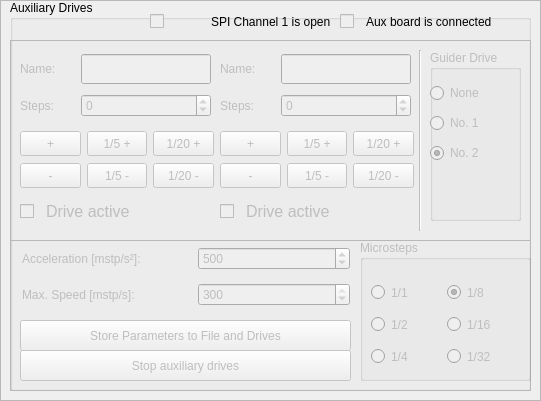
     <widget class="QFrame" name="frame_5">
      <property name="geometry">
       <rect>
        <x>220</x>
        <y>10</y>
        <width>541</width>
        <height>401</height>
       </rect>
      </property>
      <property name="frameShape">
       <enum>QFrame::StyledPanel</enum>
      </property>
      <property name="frameShadow">
       <enum>QFrame::Raised</enum>
      </property>
      <widget class="QGroupBox" name="gbAuxdrives">
       <property name="geometry">
        <rect>
         <x>10</x>
         <y>0</y>
         <width>521</width>
         <height>391</height>
        </rect>
       </property>
       <property name="title">
        <string>Auxiliary Drives</string>
       </property>
       <widget class="QFrame" name="fauxDrives">
        <property name="enabled">
         <bool>false</bool>
        </property>
        <property name="geometry">
         <rect>
          <x>0</x>
          <y>40</y>
          <width>521</width>
          <height>351</height>
         </rect>
        </property>
        <property name="frameShape">
         <enum>QFrame::StyledPanel</enum>
        </property>
        <property name="frameShadow">
         <enum>QFrame::Raised</enum>
        </property>
        <widget class="QPushButton" name="pbStoreAuxData">
         <property name="geometry">
          <rect>
           <x>10</x>
           <y>280</y>
           <width>331</width>
           <height>31</height>
          </rect>
         </property>
         <property name="text">
          <string>Store Parameters to File and Drives</string>
         </property>
        </widget>
        <widget class="QGroupBox" name="gb">
         <property name="geometry">
          <rect>
           <x>350</x>
           <y>200</y>
           <width>171</width>
           <height>141</height>
          </rect>
         </property>
         <property name="title">
          <string>Microsteps</string>
         </property>
         <widget class="QWidget" name="layoutWidget">
          <property name="geometry">
           <rect>
            <x>11</x>
            <y>39</y>
            <width>148</width>
            <height>92</height>
           </rect>
          </property>
          <layout class="QGridLayout" name="gridLayout_21">
           <item row="0" column="0">
            <widget class="QRadioButton" name="rbAuxMs1">
             <property name="minimumSize">
              <size>
               <width>70</width>
               <height>25</height>
              </size>
             </property>
             <property name="maximumSize">
              <size>
               <width>70</width>
               <height>16777215</height>
              </size>
             </property>
             <property name="text">
              <string>1/1</string>
             </property>
            </widget>
           </item>
           <item row="0" column="1">
            <widget class="QRadioButton" name="rbAuxMs8">
             <property name="minimumSize">
              <size>
               <width>70</width>
               <height>25</height>
              </size>
             </property>
             <property name="maximumSize">
              <size>
               <width>70</width>
               <height>16777215</height>
              </size>
             </property>
             <property name="text">
              <string>1/8</string>
             </property>
             <property name="checked">
              <bool>true</bool>
             </property>
            </widget>
           </item>
           <item row="1" column="0">
            <widget class="QRadioButton" name="rbAuxMs2">
             <property name="minimumSize">
              <size>
               <width>70</width>
               <height>25</height>
              </size>
             </property>
             <property name="maximumSize">
              <size>
               <width>70</width>
               <height>16777215</height>
              </size>
             </property>
             <property name="text">
              <string>1/2</string>
             </property>
            </widget>
           </item>
           <item row="1" column="1">
            <widget class="QRadioButton" name="rbAuxMs16">
             <property name="minimumSize">
              <size>
               <width>70</width>
               <height>25</height>
              </size>
             </property>
             <property name="maximumSize">
              <size>
               <width>70</width>
               <height>16777215</height>
              </size>
             </property>
             <property name="text">
              <string>1/16</string>
             </property>
            </widget>
           </item>
           <item row="2" column="0">
            <widget class="QRadioButton" name="rbAuxMs4">
             <property name="minimumSize">
              <size>
               <width>70</width>
               <height>25</height>
              </size>
             </property>
             <property name="maximumSize">
              <size>
               <width>70</width>
               <height>16777215</height>
              </size>
             </property>
             <property name="text">
              <string>1/4</string>
             </property>
            </widget>
           </item>
           <item row="2" column="1">
            <widget class="QRadioButton" name="rbAuxMs32">
             <property name="minimumSize">
              <size>
               <width>70</width>
               <height>25</height>
              </size>
             </property>
             <property name="maximumSize">
              <size>
               <width>70</width>
               <height>16777215</height>
              </size>
             </property>
             <property name="text">
              <string>1/32</string>
             </property>
             <property name="checked">
              <bool>false</bool>
             </property>
            </widget>
           </item>
          </layout>
         </widget>
        </widget>
        <widget class="QWidget" name="layoutWidget_22">
         <property name="geometry">
          <rect>
           <x>12</x>
           <y>200</y>
           <width>328</width>
           <height>74</height>
          </rect>
         </property>
         <layout class="QGridLayout" name="gridLayout_20">
          <item row="0" column="0">
           <widget class="QLabel" name="lAuxAcc">
            <property name="minimumSize">
             <size>
              <width>170</width>
              <height>0</height>
             </size>
            </property>
            <property name="maximumSize">
             <size>
              <width>170</width>
              <height>16777215</height>
             </size>
            </property>
            <property name="text">
             <string>Acceleration [mstp/s²]:</string>
            </property>
           </widget>
          </item>
          <item row="1" column="0">
           <widget class="QLabel" name="lAuxSpeed">
            <property name="minimumSize">
             <size>
              <width>170</width>
              <height>0</height>
             </size>
            </property>
            <property name="maximumSize">
             <size>
              <width>170</width>
              <height>16777215</height>
             </size>
            </property>
            <property name="text">
             <string>Max. Speed [mstp/s]:</string>
            </property>
           </widget>
          </item>
          <item row="0" column="1">
           <widget class="QSpinBox" name="sbAuxAcc">
            <property name="minimum">
             <number>50</number>
            </property>
            <property name="maximum">
             <number>5000</number>
            </property>
            <property name="singleStep">
             <number>50</number>
            </property>
            <property name="value">
             <number>500</number>
            </property>
           </widget>
          </item>
          <item row="1" column="1">
           <widget class="QSpinBox" name="sbAuxSpeed">
            <property name="minimum">
             <number>50</number>
            </property>
            <property name="maximum">
             <number>300</number>
            </property>
            <property name="singleStep">
             <number>50</number>
            </property>
            <property name="value">
             <number>300</number>
            </property>
           </widget>
          </item>
         </layout>
        </widget>
        <widget class="QPushButton" name="pbStopAuxDrives">
         <property name="geometry">
          <rect>
           <x>10</x>
           <y>310</y>
           <width>331</width>
           <height>31</height>
          </rect>
         </property>
         <property name="text">
          <string>Stop auxiliary drives</string>
         </property>
        </widget>
        <widget class="QFrame" name="fAuxDrGUI">
         <property name="geometry">
          <rect>
           <x>0</x>
           <y>0</y>
           <width>521</width>
           <height>201</height>
          </rect>
         </property>
         <property name="frameShape">
          <enum>QFrame::StyledPanel</enum>
         </property>
         <property name="frameShadow">
          <enum>QFrame::Raised</enum>
         </property>
         <widget class="QWidget" name="layoutWidget_15">
          <property name="geometry">
           <rect>
            <x>210</x>
            <y>10</y>
            <width>191</width>
            <height>72</height>
           </rect>
          </property>
          <layout class="QGridLayout" name="gridLayout_23">
           <item row="0" column="0">
            <widget class="QLabel" name="lNameAux2">
             <property name="text">
              <string>Name:</string>
             </property>
            </widget>
           </item>
           <item row="0" column="1">
            <widget class="QLineEdit" name="leNameAux2">
             <property name="minimumSize">
              <size>
               <width>130</width>
               <height>30</height>
              </size>
             </property>
             <property name="maximumSize">
              <size>
               <width>130</width>
               <height>30</height>
              </size>
             </property>
            </widget>
           </item>
           <item row="1" column="0">
            <widget class="QLabel" name="lAuxSteps2">
             <property name="text">
              <string>Steps:</string>
             </property>
            </widget>
           </item>
           <item row="1" column="1">
            <widget class="QSpinBox" name="sbStepsAux2">
             <property name="minimum">
              <number>-50000</number>
             </property>
             <property name="maximum">
              <number>50000</number>
             </property>
            </widget>
           </item>
          </layout>
         </widget>
         <widget class="QWidget" name="layoutWidget_16">
          <property name="geometry">
           <rect>
            <x>210</x>
            <y>90</y>
            <width>194</width>
            <height>61</height>
           </rect>
          </property>
          <layout class="QGridLayout" name="gridLayout_25">
           <item row="0" column="0">
            <widget class="QPushButton" name="pbFwdMovAux2">
             <property name="minimumSize">
              <size>
               <width>60</width>
               <height>25</height>
              </size>
             </property>
             <property name="maximumSize">
              <size>
               <width>16777215</width>
               <height>25</height>
              </size>
             </property>
             <property name="text">
              <string>+</string>
             </property>
            </widget>
           </item>
           <item row="0" column="1">
            <widget class="QPushButton" name="pbFwdMovAux2_Tenth">
             <property name="minimumSize">
              <size>
               <width>60</width>
               <height>25</height>
              </size>
             </property>
             <property name="text">
              <string>1/5 +</string>
             </property>
            </widget>
           </item>
           <item row="0" column="2">
            <widget class="QPushButton" name="pbFwdMovAux2_Thirth">
             <property name="minimumSize">
              <size>
               <width>60</width>
               <height>25</height>
              </size>
             </property>
             <property name="text">
              <string>1/20 +</string>
             </property>
            </widget>
           </item>
           <item row="1" column="0">
            <widget class="QPushButton" name="pbBwdMovAux2">
             <property name="minimumSize">
              <size>
               <width>60</width>
               <height>25</height>
              </size>
             </property>
             <property name="maximumSize">
              <size>
               <width>16777215</width>
               <height>25</height>
              </size>
             </property>
             <property name="text">
              <string>-</string>
             </property>
            </widget>
           </item>
           <item row="1" column="1">
            <widget class="QPushButton" name="pbBwdMovAux2_Tenth">
             <property name="minimumSize">
              <size>
               <width>60</width>
               <height>25</height>
              </size>
             </property>
             <property name="text">
              <string>1/5 -</string>
             </property>
            </widget>
           </item>
           <item row="1" column="2">
            <widget class="QPushButton" name="pbBwdMovAux2_Thirth">
             <property name="minimumSize">
              <size>
               <width>60</width>
               <height>25</height>
              </size>
             </property>
             <property name="text">
              <string>1/20 -</string>
             </property>
            </widget>
           </item>
          </layout>
         </widget>
         <widget class="QWidget" name="layoutWidget_17">
          <property name="geometry">
           <rect>
            <x>10</x>
            <y>10</y>
            <width>191</width>
            <height>72</height>
           </rect>
          </property>
          <layout class="QGridLayout" name="gridLayout_22">
           <item row="0" column="0">
            <widget class="QLabel" name="lNameAux1">
             <property name="text">
              <string>Name:</string>
             </property>
            </widget>
           </item>
           <item row="0" column="1">
            <widget class="QLineEdit" name="leNameAux1">
             <property name="minimumSize">
              <size>
               <width>130</width>
               <height>30</height>
              </size>
             </property>
             <property name="maximumSize">
              <size>
               <width>130</width>
               <height>30</height>
              </size>
             </property>
            </widget>
           </item>
           <item row="1" column="0">
            <widget class="QLabel" name="lAuxSteps1">
             <property name="text">
              <string>Steps:</string>
             </property>
            </widget>
           </item>
           <item row="1" column="1">
            <widget class="QSpinBox" name="sbStepsAux1">
             <property name="minimum">
              <number>-50000</number>
             </property>
             <property name="maximum">
              <number>50000</number>
             </property>
            </widget>
           </item>
          </layout>
         </widget>
         <widget class="QWidget" name="layoutWidget_18">
          <property name="geometry">
           <rect>
            <x>210</x>
            <y>160</y>
            <width>110</width>
            <height>23</height>
           </rect>
          </property>
          <layout class="QHBoxLayout" name="horizontalLayout_22">
           <item>
            <widget class="QCheckBox" name="cbAuxDr2Active">
             <property name="enabled">
              <bool>false</bool>
             </property>
             <property name="text">
              <string/>
             </property>
            </widget>
           </item>
           <item>
            <widget class="QLabel" name="lDr2Act">
             <property name="font">
              <font>
               <pointsize>12</pointsize>
              </font>
             </property>
             <property name="text">
              <string>Drive active</string>
             </property>
            </widget>
           </item>
          </layout>
         </widget>
         <widget class="QGroupBox" name="gbSelectGuiderFocusMotor">
          <property name="geometry">
           <rect>
            <x>420</x>
            <y>10</y>
            <width>91</width>
            <height>171</height>
           </rect>
          </property>
          <property name="title">
           <string>Guider Drive</string>
          </property>
          <widget class="QRadioButton" name="rbNoFinderFocuser">
           <property name="geometry">
            <rect>
             <x>0</x>
             <y>30</y>
             <width>71</width>
             <height>26</height>
            </rect>
           </property>
           <property name="text">
            <string>None</string>
           </property>
           <property name="checked">
            <bool>false</bool>
           </property>
          </widget>
          <widget class="QRadioButton" name="rbNo1FinderFocuser">
           <property name="geometry">
            <rect>
             <x>0</x>
             <y>60</y>
             <width>71</width>
             <height>26</height>
            </rect>
           </property>
           <property name="text">
            <string>No. 1</string>
           </property>
          </widget>
          <widget class="QRadioButton" name="rbNo2FinderFocuser">
           <property name="geometry">
            <rect>
             <x>0</x>
             <y>90</y>
             <width>71</width>
             <height>26</height>
            </rect>
           </property>
           <property name="text">
            <string>No. 2</string>
           </property>
           <property name="checked">
            <bool>true</bool>
           </property>
          </widget>
         </widget>
         <widget class="QWidget" name="layoutWidget_19">
          <property name="geometry">
           <rect>
            <x>10</x>
            <y>160</y>
            <width>110</width>
            <height>23</height>
           </rect>
          </property>
          <layout class="QHBoxLayout" name="horizontalLayout_21">
           <item>
            <widget class="QCheckBox" name="cbAuxDr1Active">
             <property name="enabled">
              <bool>false</bool>
             </property>
             <property name="text">
              <string/>
             </property>
            </widget>
           </item>
           <item>
            <widget class="QLabel" name="lDr1Act">
             <property name="font">
              <font>
               <pointsize>12</pointsize>
              </font>
             </property>
             <property name="text">
              <string>Drive active</string>
             </property>
            </widget>
           </item>
          </layout>
         </widget>
         <widget class="QWidget" name="layoutWidget_20">
          <property name="geometry">
           <rect>
            <x>10</x>
            <y>90</y>
            <width>194</width>
            <height>60</height>
           </rect>
          </property>
          <layout class="QGridLayout" name="gridLayout_24">
           <item row="0" column="0">
            <widget class="QPushButton" name="pbFwdMovAux1">
             <property name="minimumSize">
              <size>
               <width>60</width>
               <height>25</height>
              </size>
             </property>
             <property name="text">
              <string>+</string>
             </property>
            </widget>
           </item>
           <item row="0" column="1">
            <widget class="QPushButton" name="pbFwdMovAux1_Tenth">
             <property name="minimumSize">
              <size>
               <width>60</width>
               <height>25</height>
              </size>
             </property>
             <property name="text">
              <string>1/5 +</string>
             </property>
            </widget>
           </item>
           <item row="0" column="2">
            <widget class="QPushButton" name="pbFwdMovAux1_Thirth">
             <property name="minimumSize">
              <size>
               <width>60</width>
               <height>25</height>
              </size>
             </property>
             <property name="text">
              <string>1/20 +</string>
             </property>
            </widget>
           </item>
           <item row="1" column="0">
            <widget class="QPushButton" name="pbBwdMovAux1">
             <property name="minimumSize">
              <size>
               <width>60</width>
               <height>25</height>
              </size>
             </property>
             <property name="text">
              <string>-</string>
             </property>
            </widget>
           </item>
           <item row="1" column="1">
            <widget class="QPushButton" name="pbBwdMovAux1_Tenth">
             <property name="minimumSize">
              <size>
               <width>60</width>
               <height>25</height>
              </size>
             </property>
             <property name="text">
              <string>1/5 -</string>
             </property>
            </widget>
           </item>
           <item row="1" column="2">
            <widget class="QPushButton" name="pbBwdMovAux1_Thirth">
             <property name="minimumSize">
              <size>
               <width>60</width>
               <height>25</height>
              </size>
             </property>
             <property name="text">
              <string>1/20 -</string>
             </property>
            </widget>
           </item>
          </layout>
         </widget>
         <widget class="Line" name="line_3">
          <property name="geometry">
           <rect>
            <x>400</x>
            <y>10</y>
            <width>21</width>
            <height>181</height>
           </rect>
          </property>
          <property name="orientation">
           <enum>Qt::Vertical</enum>
          </property>
         </widget>
        </widget>
       </widget>
       <widget class="QWidget" name="layoutWidget">
        <property name="geometry">
         <rect>
          <x>140</x>
          <y>10</y>
          <width>181</width>
          <height>23</height>
         </rect>
        </property>
        <layout class="QHBoxLayout" name="horizontalLayout_31">
         <item>
          <widget class="QCheckBox" name="cbSPI1Open">
           <property name="enabled">
            <bool>false</bool>
           </property>
           <property name="text">
            <string/>
           </property>
          </widget>
         </item>
         <item>
          <widget class="QLabel" name="lSPI1Open">
           <property name="text">
            <string>SPI Channel 1 is open</string>
           </property>
          </widget>
         </item>
        </layout>
       </widget>
       <widget class="QWidget" name="layoutWidget">
        <property name="geometry">
         <rect>
          <x>330</x>
          <y>10</y>
          <width>193</width>
          <height>23</height>
         </rect>
        </property>
        <layout class="QHBoxLayout" name="horizontalLayout_23">
         <item>
          <widget class="QCheckBox" name="cbAuxBoardIsConnected">
           <property name="enabled">
            <bool>false</bool>
           </property>
           <property name="minimumSize">
            <size>
             <width>20</width>
             <height>20</height>
            </size>
           </property>
           <property name="maximumSize">
            <size>
             <width>20</width>
             <height>20</height>
            </size>
           </property>
           <property name="text">
            <string/>
           </property>
          </widget>
         </item>
         <item>
          <widget class="QLabel" name="lAuxBoardConn">
           <property name="text">
            <string>Aux board is connected</string>
           </property>
          </widget>
         </item>
        </layout>
       </widget>
      </widget>
     </widget>
